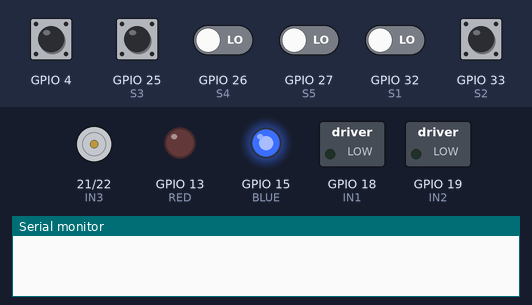
Bench run of a sketch on a simulated ESP32. Shown: motor-driver pin pairs drawn as motors (green arrow = first pin HIGH = forward, orange = second pin HIGH = backward, longer = more drive, scaled by the enable pin), switched loads named in the sketch (green lamp = pin HIGH), output pins drawn as LEDs (lit = HIGH), the last lines printed to the serial monitor. Inputs (shaded band) come from the test bench; at power-on: GPIO 4, GPIO 25 (S3), GPIO 33 (S2) HIGH, GPIO 26 (S4), GPIO 27 (S5), GPIO 32 (S1) LOW. At 4.3 s the program stops and its outputs stay as they are.

Above: at 0.1 s.
At 4.2 s:
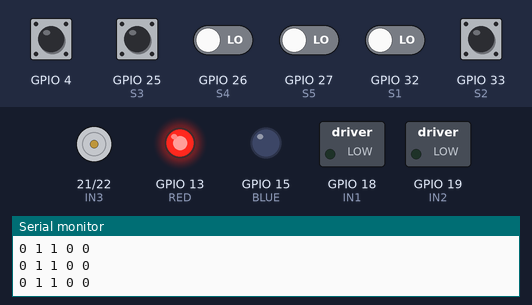
4.3 s: GPIO 4 pulled LOW for 0.15 s
At 5.5 s:
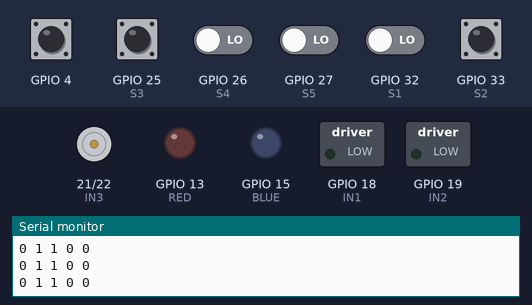
Timing chart, 0 to 5.8 s (numbered marks = the images above; inputs shaded):
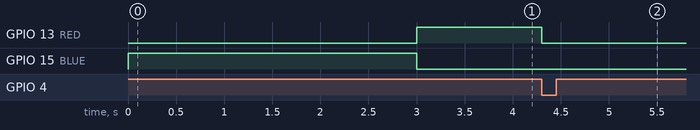

The sketch:

sketch_jun2a_copy_20260604005328_copy_20260604005437.ino
```cpp
// 感測器
#define S1 32
#define S2 33
#define S3 25
#define S4 26
#define S5 27

// 馬達
#define IN1 18
#define IN2 19
#define IN3 21
#define IN4 22

const int RED = 13;
const int GREEN = 14;
const int BLUE = 15;

void setup()
{
  pinMode(S1, INPUT);
  pinMode(S2, INPUT);
  pinMode(S3, INPUT);
  pinMode(S4, INPUT);
  pinMode(S5, INPUT);

  pinMode(IN1, OUTPUT);
  pinMode(IN2, OUTPUT);
  pinMode(IN3, OUTPUT);
  pinMode(IN4, OUTPUT);

  pinMode(RED, OUTPUT);
  pinMode(GREEN, OUTPUT);
  pinMode(BLUE, OUTPUT);

  pinMode(4, INPUT_PULLUP);

  Serial.begin(115200);

  WAIT();      // 藍燈
  delay(3000); // 展示待命3秒
}

void forward()
{
  digitalWrite(IN1, HIGH);
  digitalWrite(IN2, LOW);

  digitalWrite(IN3, HIGH);
  digitalWrite(IN4, LOW);
}

void leftTurn()
{
  digitalWrite(IN1, LOW);
  digitalWrite(IN2, LOW);

  digitalWrite(IN3, HIGH);
  digitalWrite(IN4, LOW);
}

void rightTurn()
{
  digitalWrite(IN1, HIGH);
  digitalWrite(IN2, LOW);

  digitalWrite(IN3, LOW);
  digitalWrite(IN4, LOW);
}

void stopMotor()
{
  digitalWrite(IN1, LOW);
  digitalWrite(IN2, LOW);

  digitalWrite(IN3, LOW);
  digitalWrite(IN4, LOW);
}

void SAFE()
{
  digitalWrite(RED, LOW);
  digitalWrite(GREEN, HIGH);
  digitalWrite(BLUE, LOW);
}

void AUTO()
{
  digitalWrite(RED, HIGH);
  digitalWrite(GREEN, LOW);
  digitalWrite(BLUE, LOW);
}

void WAIT()
{
  digitalWrite(RED, LOW);
  digitalWrite(GREEN, LOW);
  digitalWrite(BLUE, HIGH);
}


void loop()
{

  if(digitalRead(4)==LOW)
  {
    stopMotor();
    SAFE();

    while(1);
  }


  AUTO();

  int s1 = digitalRead(S1);
  int s2 = digitalRead(S2);
  int s3 = digitalRead(S3);
  int s4 = digitalRead(S4);
  int s5 = digitalRead(S5);

  Serial.print(s1);
  Serial.print(" ");
  Serial.print(s2);
  Serial.print(" ");
  Serial.print(s3);
  Serial.print(" ");
  Serial.print(s4);
  Serial.print(" ");
  Serial.println(s5);

  // 黑線在中間
  if(s1==1 && s2==1 && s3==0 && s4==1 && s5==1)
  {
    forward();
  }

  // 黑線偏左
  else if(s5==1 && s4==0)
  {
    leftTurn();
  }

  // 黑線偏更左
  else if(s5==0)
  {
    leftTurn();
  }

  // 黑線偏右
  else if(s2==0 && s1==1)
  {
    rightTurn();
  }

  // 黑線偏更右
  else if(s1==0)
  {
    rightTurn();
  }

  else
  {
    stopMotor();
    SAFE();
  }
}
```

Measured:
- after the input at 4.3 s, GPIO 13 (RED): HIGH → LOW at once
